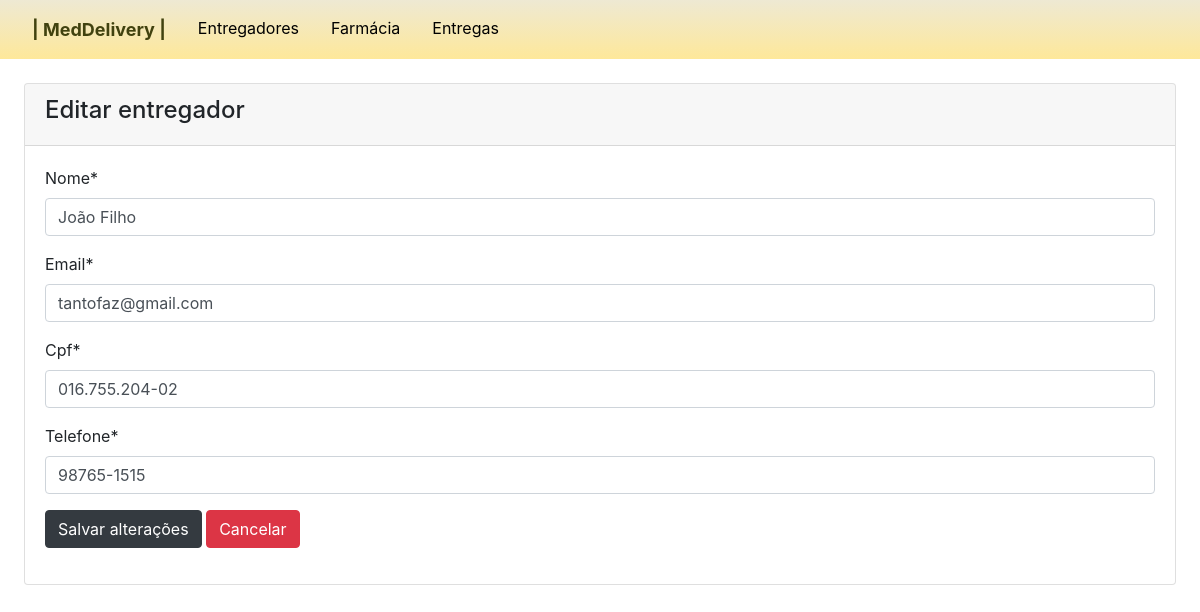
/entregador-update/1, run on the app's committed database.
### main/models.py (models this page shows, shortened)
class Entregador(models.Model):
    nome = models.CharField(max_length=150)
    email = models.EmailField()
    cpf = models.CharField(max_length=14)
    telefone = models.CharField(max_length=15)

### main/views.py (the view, shortened to what this page needs)
# urls.py: path('entregador-update/<int:id>', views.entregadorUpdate, name='entregador-update'),
def entregadorUpdate(request, id):
    entregador = Entregador.objects.get(id=id)
    form = EntregadorForm(initial={'nome': entregador.nome, 'email': entregador.email, 'cpf': entregador.cpf, 'telefone': entregador.telefone})
    return render(request,'entregador-update.html',{'form':form})

### main/forms.py
class EntregadorForm(ModelForm):
    class Meta:
        model = Entregador
        fields = '__all__'

### main/templates/entregador-update.html (shortened to what this page needs)
{% extends "master.html" %}
{% block content %}
{% load crispy_forms_tags %}
<div class="container-fluid px-4">
    <div class="card mt-4">
        <div class="card-header">
            <h4>Editar entregador</h4>
        </div>
        <div class="card-body" style="overflow-x:auto;">
            <form method="post">
                {{form | crispy}}
                <button type="submit" class="btn btn-dark">Salvar alterações</button>
                <a type="button" class="btn btn-danger" href="{%url 'entregador-list' %}">Cancelar</a>
            </form>
        </div>
    </div>
</div>
{% endblock %}

### data on the page
Entregador: nome "João Filho", email "tantofaz@gmail.com", cpf "016.755.204-02", telefone "98765-1515"
